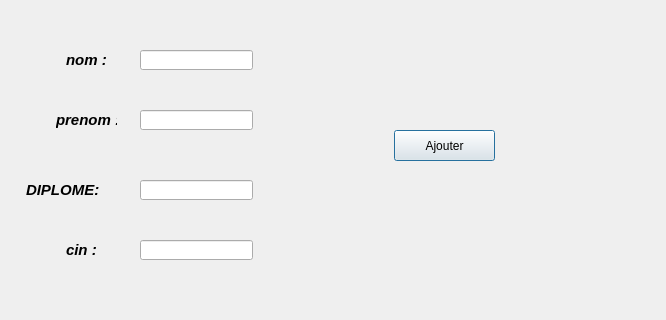
<?xml version="1.0" encoding="UTF-8"?>
<ui version="4.0">
 <class>secretaire</class>
 <widget class="QDialog" name="secretaire">
  <property name="geometry">
   <rect>
    <x>0</x>
    <y>0</y>
    <width>666</width>
    <height>320</height>
   </rect>
  </property>
  <property name="windowTitle">
   <string>Dialog</string>
  </property>
  <widget class="QLabel" name="label">
   <property name="geometry">
    <rect>
     <x>66</x>
     <y>50</y>
     <width>51</width>
     <height>20</height>
    </rect>
   </property>
   <property name="text">
    <string>&lt;html&gt;&lt;head/&gt;&lt;body&gt;&lt;p&gt;&lt;span style=&quot; font-size:11pt; font-weight:600; font-style:italic;&quot;&gt;nom :&lt;/span&gt;&lt;/p&gt;&lt;/body&gt;&lt;/html&gt;</string>
   </property>
  </widget>
  <widget class="QLineEdit" name="lineEdit">
   <property name="geometry">
    <rect>
     <x>140</x>
     <y>50</y>
     <width>113</width>
     <height>20</height>
    </rect>
   </property>
  </widget>
  <widget class="QLabel" name="label_2">
   <property name="geometry">
    <rect>
     <x>56</x>
     <y>110</y>
     <width>61</width>
     <height>20</height>
    </rect>
   </property>
   <property name="text">
    <string>&lt;html&gt;&lt;head/&gt;&lt;body&gt;&lt;p&gt;&lt;span style=&quot; font-size:11pt; font-weight:600; font-style:italic;&quot;&gt;prenom :&lt;/span&gt;&lt;/p&gt;&lt;/body&gt;&lt;/html&gt;</string>
   </property>
  </widget>
  <widget class="QLineEdit" name="lineEdit_2">
   <property name="geometry">
    <rect>
     <x>140</x>
     <y>110</y>
     <width>113</width>
     <height>20</height>
    </rect>
   </property>
  </widget>
  <widget class="QLabel" name="label_3">
   <property name="geometry">
    <rect>
     <x>26</x>
     <y>180</y>
     <width>91</width>
     <height>20</height>
    </rect>
   </property>
   <property name="text">
    <string>&lt;html&gt;&lt;head/&gt;&lt;body&gt;&lt;p&gt;&lt;span style=&quot; font-size:11pt; font-weight:600; font-style:italic;&quot;&gt;DIPLOME:&lt;/span&gt;&lt;/p&gt;&lt;/body&gt;&lt;/html&gt;</string>
   </property>
  </widget>
  <widget class="QLineEdit" name="lineEdit_3">
   <property name="geometry">
    <rect>
     <x>140</x>
     <y>180</y>
     <width>113</width>
     <height>20</height>
    </rect>
   </property>
  </widget>
  <widget class="QLabel" name="label_4">
   <property name="geometry">
    <rect>
     <x>66</x>
     <y>240</y>
     <width>51</width>
     <height>20</height>
    </rect>
   </property>
   <property name="text">
    <string>&lt;html&gt;&lt;head/&gt;&lt;body&gt;&lt;p&gt;&lt;span style=&quot; font-size:11pt; font-weight:600; font-style:italic;&quot;&gt;cin :&lt;/span&gt;&lt;/p&gt;&lt;/body&gt;&lt;/html&gt;</string>
   </property>
  </widget>
  <widget class="QLineEdit" name="lineEdit_4">
   <property name="geometry">
    <rect>
     <x>140</x>
     <y>240</y>
     <width>113</width>
     <height>20</height>
    </rect>
   </property>
  </widget>
  <widget class="QPushButton" name="pushButton">
   <property name="geometry">
    <rect>
     <x>394</x>
     <y>130</y>
     <width>101</width>
     <height>31</height>
    </rect>
   </property>
   <property name="text">
    <string>Ajouter</string>
   </property>
  </widget>
 </widget>
 <resources/>
 <connections/>
</ui>
